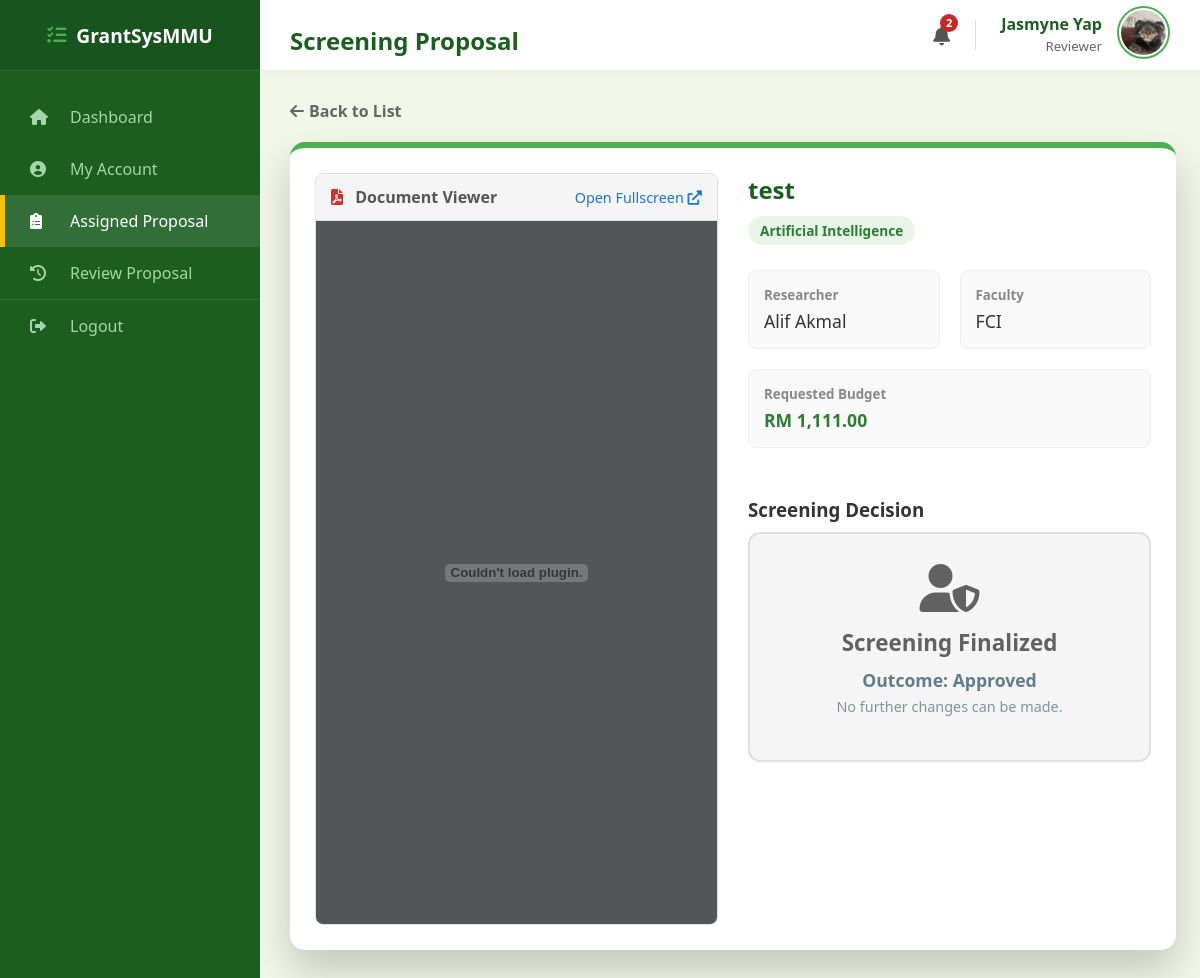
Page /reviewer/screen/1 (signed in) on the earlier database version.
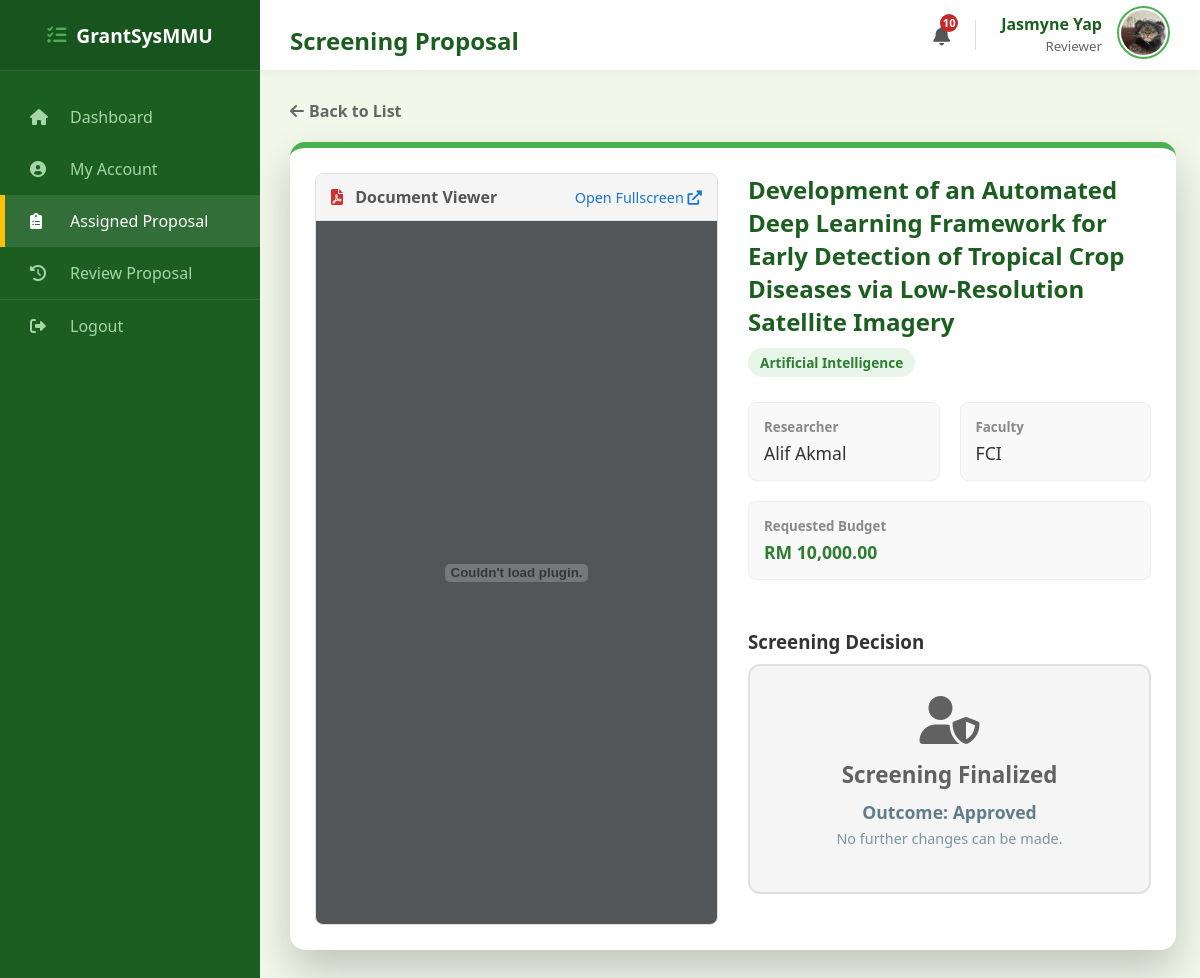
Same page on the later database version.
### models.py (models this page shows)
class Proposal(db.Model):
    __tablename__ = "proposal"
    proposal_id = db.Column(db.Integer, primary_key=True)
    title = db.Column(db.String(255), nullable=False)
    research_area = db.Column(db.String(100), nullable=False, default="General")
    requested_budget = db.Column(db.Float, nullable=False)
    status = db.Column(db.String(30), nullable=False, default="Draft")
    submission_date = db.Column(db.Date, default=malaysia_now)
    document_file = db.Column(db.String(100), nullable=True)
    review_score = db.Column(db.Integer, nullable=True)
    review_feedback = db.Column(db.Text, nullable=True)
    review_draft = db.Column(db.Text, nullable=True)
    researcher_id = db.Column(
        db.Integer, db.ForeignKey("researcher.researcher_id"), nullable=False
    )
    cycle_id = db.Column(
        db.Integer, db.ForeignKey("grant_cycle.cycle_id"), nullable=False
    )
    assigned_reviewer_id = db.Column(
        db.Integer, db.ForeignKey("reviewer.reviewer_id"), nullable=True
    )
    assigned_hod_id = db.Column(db.Integer, db.ForeignKey("hod.hod_id"), nullable=True)
    reviewer = db.relationship("Reviewer", foreign_keys=[assigned_reviewer_id])
    hod = db.relationship("HOD", foreign_keys=[assigned_hod_id])
    deadlines = db.relationship(
        "Deadline", backref="proposal", cascade="all, delete-orphan"
    )

### routes/reviewer_routes.py (the view, shortened to what this page needs)
@reviewer_bp.route("/reviewer/screen/<int:proposal_id>", methods=["GET", "POST"])
def reviewer_screen_proposal(proposal_id):
    if session.get("role") != "Reviewer":
        return redirect(url_for("reviewer.reviewer_login"))
    proposal = Proposal.query.get_or_404(proposal_id)
    user = User.query.get(session["user_id"])
    reviewer_profile = Reviewer.query.filter_by(mmu_id=user.mmu_id).first()
    if (
        not reviewer_profile
        or proposal.assigned_reviewer_id != reviewer_profile.reviewer_id
    ):
        flash("Access Denied.", "error")
        return redirect(url_for("reviewer.reviewer_dashboard"))
    active_statuses = ["Submitted", "Under Review", "Under Screening"]
    readonly = proposal.status not in active_statuses
    return render_template(
        "reviewer_screen_proposal.html", proposal=proposal, user=user, readonly=readonly
    )

### main.py (called while the page is built)
@app.context_processor
def inject_notifications():
    if "user_id" in session:
        unread = Notification.query.filter_by(recipient_id=session["user_id"], is_read=False).count()
        return dict(unread_notifications=unread)
    return dict(unread_notifications=0)

### templates/reviewer_screen_proposal.html (shortened to what the changed rows need)
<!DOCTYPE html>
<html lang="en">
<head>
    <link rel="stylesheet" type="text/css" href="{{ url_for('static', filename='style.css') }}">
    <link rel="stylesheet" href="https://cdnjs.cloudflare.com/ajax/libs/font-awesome/6.0.0/css/all.min.css">
</head>
<body>
    <div class="dashboard-container">
        <div class="main-content">
            <div class="top-bar">
                <h2>Screening Proposal</h2>
                <div style="display: flex; align-items: center; gap: 25px;">
                    <a href="{{ url_for('auth.view_notifications') }}"
                        style="position: relative; color: #555; font-size: 1.2rem; text-decoration: none;">
                        <i class="fas fa-bell"></i>
                        {% if unread_notifications > 0 %}
                        <span
                            style="position: absolute; top: -8px; right: -8px; background: #c62828; color: white; border-radius: 50%; width: 18px; height: 18px; font-size: 0.7rem; display: flex; align-items: center; justify-content: center; font-weight: bold;">
                            {{ unread_notifications }}
                        </span>
                        {% endif %}
                    </a>
                </div>
            </div>
            <div class="content-wrapper">
                <div class="login-card" style="max-width: 95%; margin: 0; padding: 25px; text-align: left;">
                    <div style="display: grid; grid-template-columns: 1fr 1fr; gap: 30px;">
                        <div style="display: flex; flex-direction: column;">
                            <h2 style="color: #1b5e20; margin-top: 0; margin-bottom: 10px;">{{ proposal.title }}</h2>
                            <span style="display: inline-block; background: #e8f5e9; color: #2e7d32; padding: 5px 12px; border-radius: 20px; font-size: 0.85rem; font-weight: bold; align-self: flex-start; margin-bottom: 25px;">{{ proposal.research_area }}</span>
                            <div style="display: grid; grid-template-columns: 1fr 1fr; gap: 20px; margin-bottom: 30px;">
                                <div style="background: #f9f9f9; padding: 15px; border-radius: 8px; border: 1px solid #eee;">
                                </div>
                                <div style="background: #f9f9f9; padding: 15px; border-radius: 8px; border: 1px solid #eee;">
                                </div>
                                <div style="background: #f9f9f9; padding: 15px; border-radius: 8px; border: 1px solid #eee; grid-column: span 2;">
                                    <small style="color: #888; font-weight: bold; display: block; margin-bottom: 5px;">Requested Budget</small>
                                    <div style="font-size: 1.1rem; color: #2e7d32; font-weight: bold;">RM {{ "{:,.2f}".format(proposal.requested_budget) }}</div>
                                </div>
                            </div>
                            <h3 style="color: #333; margin-bottom: 10px;">Screening Decision</h3>
                            {% if readonly %}
                                <div style="padding: 30px; border-radius: 12px; text-align: center; border: 2px solid
                                    {% if proposal.status == 'Passed Screening' %}#c8e6c9; background: #e8f5e9; color: #1b5e20;
                                    {% elif proposal.status == 'Failed Screening' %}#ffcdd2; background: #ffebee; color: #b71c1c;
                                    {% else %}#e0e0e0; background: #f5f5f5; color: #616161;{% endif %}">
                                    <i class="fas
                                        {% if proposal.status == 'Passed Screening' %}fa-check-circle
                                        {% elif proposal.status == 'Failed Screening' %}fa-times-circle
                                        {% else %}fa-user-shield{% endif %}"
                                        style="font-size: 3rem; margin-bottom: 15px; display: block;"></i>
                                    <h3 style="margin: 0; font-size: 1.4rem;">Screening Finalized</h3>
                                    <p style="margin: 10px 0 0 0; font-size: 1.1rem; font-weight: bold;">
                                        Outcome: {{ proposal.status }}
                                    </p>
                                    <p style="margin-top: 5px; font-size: 0.9rem; opacity: 0.8;">No further changes can be made.</p>
                                </div>
                            {% endif %}
                        </div>
                    </div>
                </div>
            </div>
        </div>
    </div>
</body>
</html>

Differences in the rows shown:
changed Proposal "Approved": title "test" → "Development of an Automated Deep Learning Framework for Early Detection of Tropical Crop Diseases via Low-Resolution Satellite Imagery"; requested_budget "1,111.00" → "10,000.00"
Other differences:
{{ unread_notifications }}: "2" → "10"
